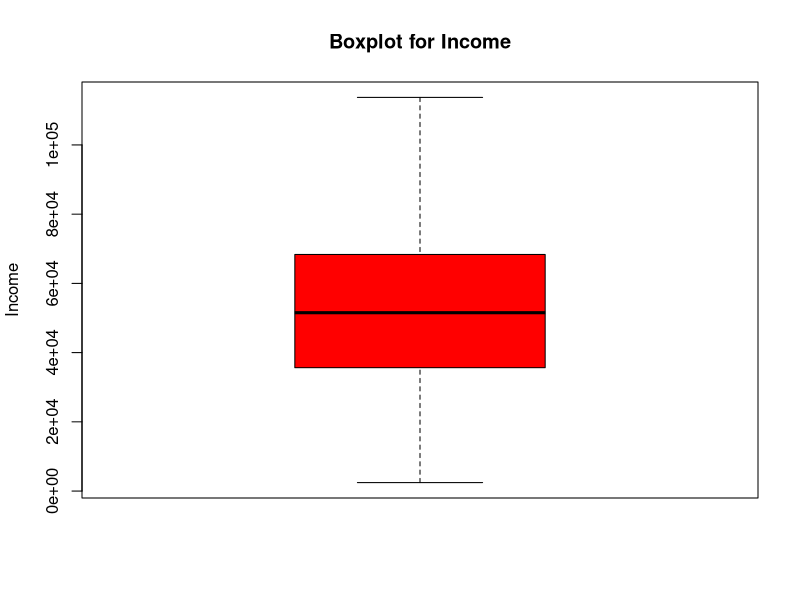
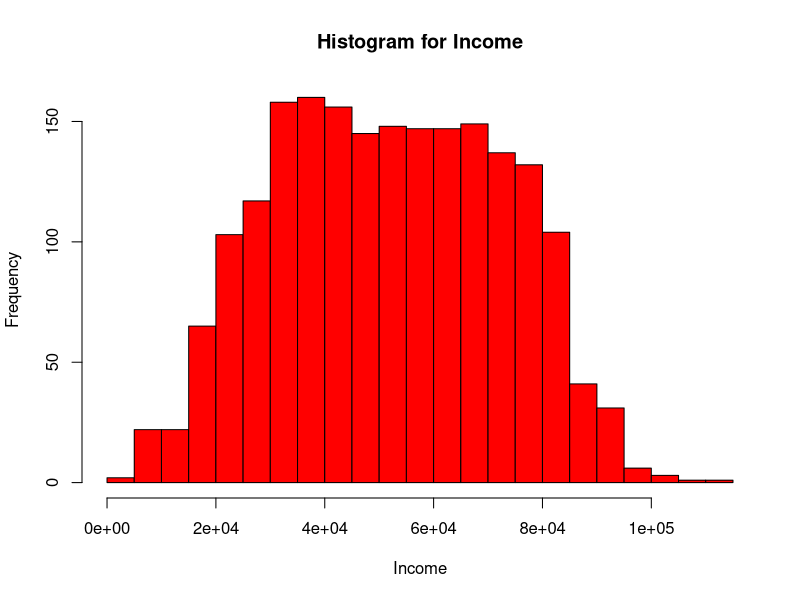
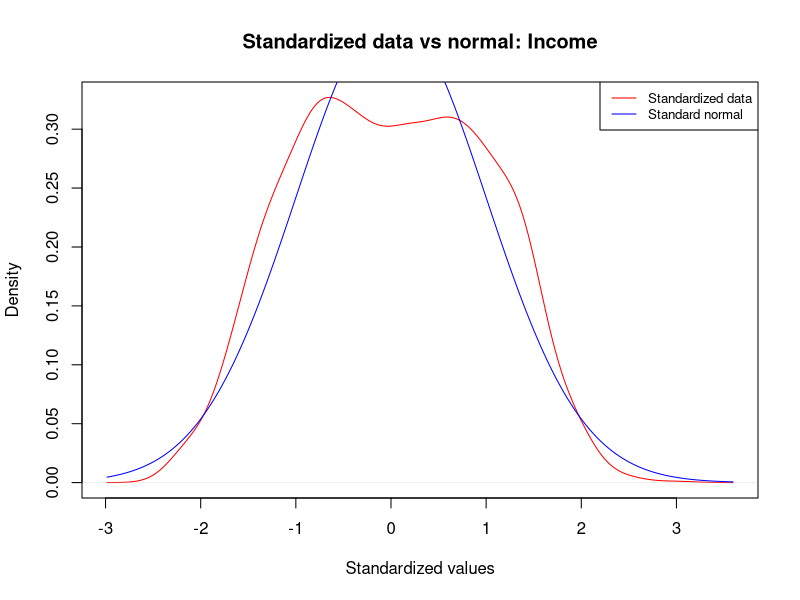
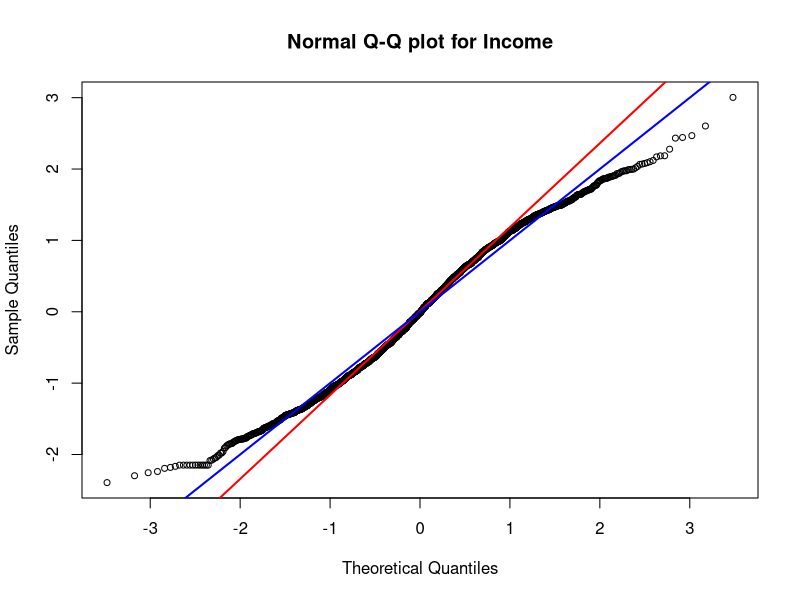
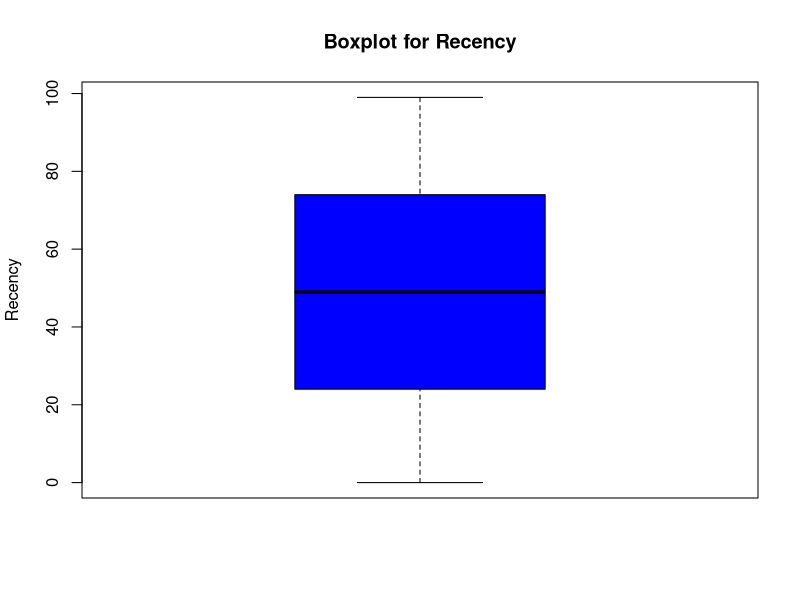
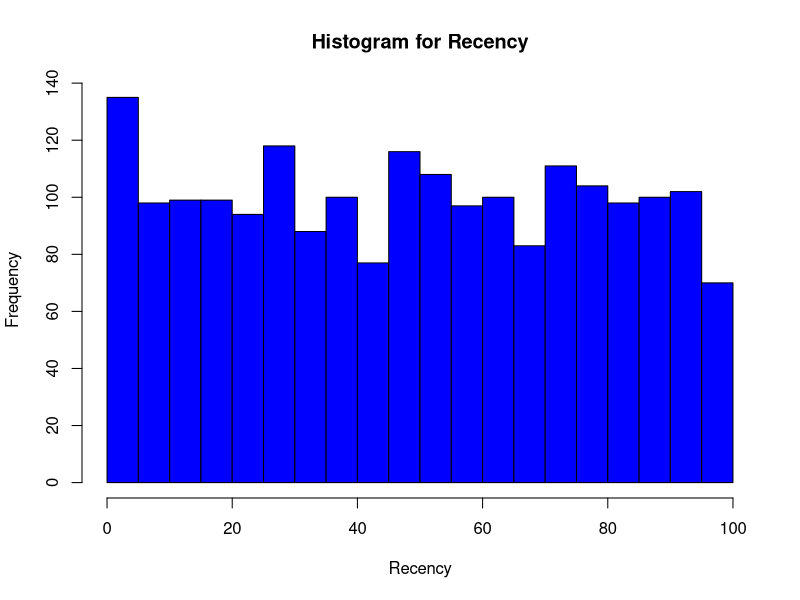
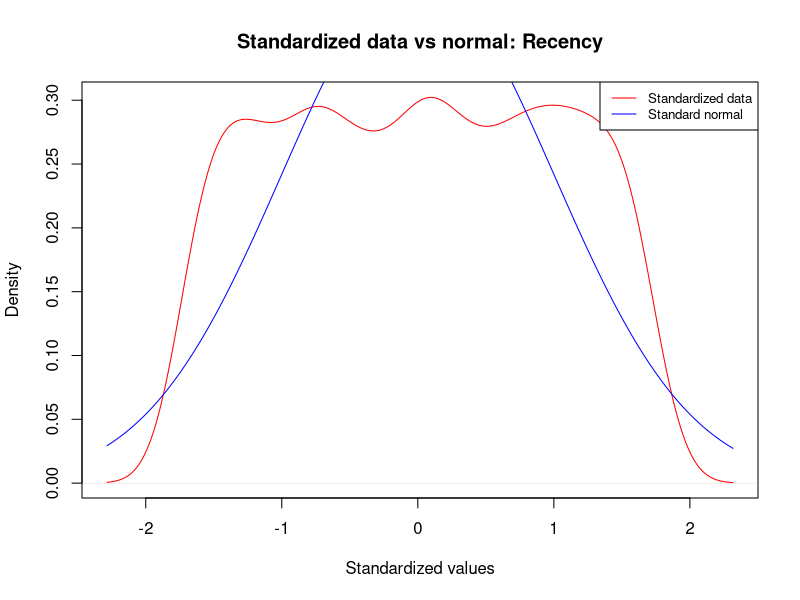
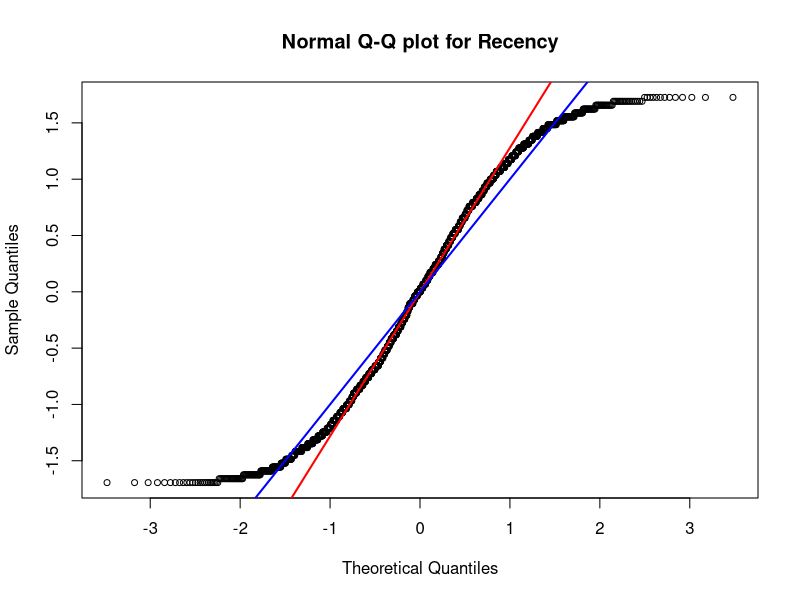

Recreate these plots in R, in order.
# MAS531 - Food Project

# 1. IMPORT, CHECKS AND CLEANING --------------------------------------------

# Clear the workspace and release unused memory.
rm(list = ls())
gc()

# Import the original CSV file (the CSV must be in the working directory).
data <- read.csv("Food_raw.csv")

# Folder where the figures for the report are saved.
dir.create("figures", showWarnings = FALSE)

# Helper: copy the plot currently on screen to figures/<name>.png.
save_fig <- function(name) {
  dev.copy(png, file.path("figures", paste0(name, ".png")),
           width = 900, height = 650)
  invisible(dev.off())
}

# Inspect the structure and the possible values of the two children variables.
str(data)
unique(data$Kidhome)
unique(data$Teenhome)

# Check for missing values.
sum(is.na(data))
# Result: 0 missing values.

# Duplicates: 203 rows are identical to another row in all 27 columns,
# including exact income and exact number of days as a customer.
# Two different customers matching on every column is very unlikely,
# so we treat these rows as repeated entries and remove them.
sum(duplicated(data))
data <- data[!duplicated(data), ]
nrow(data)
# Result: 2205 -> 2002 customers.

# Logic check 1: total spent must equal the sum of the five Mnt* columns.
mnt_cols <- c("MntWines", "MntFruits", "MntMeatProducts",
              "MntFishProducts", "MntSweetProducts")
all(data$Total_amount_spent == rowSums(data[mnt_cols]))
# Result: TRUE. Total_amount_spent is built from the Mnt* columns, so it
# should not be used in the same test or model as those columns.

# Logic checks 2 and 3: purchases.
purchases <- data$NumWebPurchases + data$NumCatalogPurchases +
  data$NumStorePurchases
# Customers with 0 purchases but money spent.
sum(purchases == 0)
# Customers with more discount purchases than purchases in total.
sum(data$NumDealsPurchases > purchases)
data[purchases == 0 | data$NumDealsPurchases > purchases, ]
# Result: 5 customers break these rules (impossible values), so they are
# removed. 2002 -> 1997 customers.
data <- data[!(purchases == 0 | data$NumDealsPurchases > purchases), ]
rownames(data) <- NULL
nrow(data)

# Outlier check with the 1.5 x IQR rule for every numeric column.
iqr_outliers <- function(x) {
  q <- quantile(x, c(0.25, 0.75))
  sum(x < q[1] - 1.5 * IQR(x) | x > q[2] + 1.5 * IQR(x))
}
sapply(data[, c("Income", "Age", mnt_cols, "NumDealsPurchases",
                "NumWebPurchases", "NumCatalogPurchases",
                "NumWebVisitsMonth", "Total_amount_spent")], iqr_outliers)
# Result: Income and Age have no outliers (Income 1,730-113,734, Age 24-80).
# The spending columns have many (e.g. 220 for fruits, 166 for meat), but these
# come from the strong right skew, not from errors: a few customers simply
# spend a lot. They are real customers, so all of them are kept.

# CLEANING LOG (for the report):
# - 0 missing values.
# - 203 duplicate rows removed (2205 -> 2002).
# - 5 rows with impossible purchase counts removed (2002 -> 1997).
# - Outliers kept: they reflect skew, not data errors.


# 2. GROUP MARITAL STATUS INDICATORS ----------------------------------------

marital_cols <- c("Divorced", "Married", "Single", "Living_together", "Widow")

# Each customer should belong to exactly one marital-status category.
table(rowSums(data[marital_cols]))

# Combine the five indicator columns into one categorical variable.
data$Marital_State <- ifelse(data$Divorced == 1, "Divorced", "")

data$Marital_State <- ifelse(data$Married == 1, "Married", data$Marital_State)

data$Marital_State <- ifelse(data$Single == 1, "Single", data$Marital_State)

data$Marital_State <- ifelse(
  data$Living_together == 1,
  "Living together",
  data$Marital_State
)

data$Marital_State <- ifelse(data$Widow == 1, "Widow", data$Marital_State)

data$Marital_State <- as.factor(data$Marital_State)

# Remove the five original dummy columns (now represented by Marital_State).
data <- data[, !(names(data) %in% marital_cols)]


# 3. GROUP EDUCATION INDICATORS --------------------------------------------

education_cols <- c("Up_to_high_school", "Up_to_undergraduate_degree",
                    "Up_to_masters_degree", "PhD")

# Each customer should have exactly one education level.
table(rowSums(data[education_cols]))

# Combine the four education indicators into one categorical variable.
data$schoolinglevel <- ifelse(data$Up_to_high_school == 1, "hs", "")
data$schoolinglevel <- ifelse(
  data$Up_to_undergraduate_degree == 1,
  "bachelor",
  data$schoolinglevel
)
data$schoolinglevel <- ifelse(
  data$Up_to_masters_degree == 1,
  "masters",
  data$schoolinglevel
)
data$schoolinglevel <- ifelse(data$PhD == 1, "phd", data$schoolinglevel)

# Ordered factor, so tables and plots go from lowest to highest education
# (otherwise R sorts the levels alphabetically).
data$schoolinglevel <- factor(
  data$schoolinglevel,
  levels = c("hs", "bachelor", "masters", "phd"),
  ordered = TRUE
)

# Remove the four original education dummy columns.
data <- data[, !(names(data) %in% education_cols)]

# Quick frequency tables for the two new categorical variables.
table(data$Marital_State)
table(data$schoolinglevel)


# 4. NUMERICAL VARIABLES AND DESCRIPTIVE STATISTICS ------------------------

# Exclude Kidhome, Teenhome and Complain from the continuous-variable plots,
# and the two categorical factors created above.
# These excluded variables are described later using frequency tables.
dataN <- data[, !(names(data) %in% c("Kidhome", "Teenhome", "Complain",
                                     "Marital_State", "schoolinglevel"))]

# The e1071 package provides skewness() and kurtosis().
# Run install.packages("e1071") once if the package is not installed.
library(e1071)

colnames <- names(dataN)
colours <- rep(c("red", "blue", "darkgreen", "gold", "purple"), 3)

# Loop over each numeric variable to calculate statistics and display plots.
i <- 0
for (v in colnames) {
  i <- i + 1
  x <- dataN[[v]]

  # Descriptive statistics: measures of centre, variability and shape.
  m <- mean(x)
  med <- median(x)
  variance <- var(x)
  standard_dev <- sd(x)
  iqr <- IQR(x)
  skew <- skewness(x)
  kurt <- kurtosis(x) # Excess kurtosis: a normal distribution has value 0.

  # Statistical mode = most frequent observed value (not always informative
  # for continuous variables; in case of ties, the first mode is shown).
  frequency <- table(x)
  mode_value <- names(frequency)[which.max(frequency)]

  # Print the results in the Console.
  cat("\n-----------------------------\n")
  cat("Variable:", v, "\n")
  cat("Mean:", m, "\n")
  cat("Median:", med, "\n")
  cat("Mode:", mode_value, "\n")
  cat("Variance:", variance, "\n")
  cat("Standard deviation:", standard_dev, "\n")
  cat("IQR:", iqr, "\n")
  cat("Skewness:", skew, "\n")
  cat("Excess kurtosis:", kurt, "\n")

  # Boxplot: useful for spread and potential outliers.
  boxplot(x, main = paste0("Boxplot for ", v), col = colours[i], ylab = v)
  save_fig(paste0("box_", v))

  # Histogram: shows the distribution of the observed values.
  hist(
    x,
    breaks = 20,
    xlab = v,
    main = paste0("Histogram for ", v),
    col = colours[i]
  )
  save_fig(paste0("hist_", v))

  # Compare the density of standardized data with a standard normal curve.
  dens <- density(as.numeric(scale(x)))
  plot(
    dens,
    main = paste0("Standardized data vs normal: ", v),
    col = "red",
    xlab = "Standardized values"
  )
  lines(dens$x, dnorm(dens$x), col = "blue")
  legend(
    "topright",
    legend = c("Standardized data", "Standard normal"),
    col = c("red", "blue"),
    lty = 1,
    cex = 0.8
  )

  # Normal Q-Q plot: large deviations from the line suggest non-normality.
  qqnorm(scale(x), main = paste0("Normal Q-Q plot for ", v), cex = 0.8)
  qqline(scale(x), col = "red", lwd = 2)
  # The blue line represents y=x after standardization (visual reference).
  abline(a = 0, b = 1, col = "blue", lwd = 2)
  save_fig(paste0("qq_", v))
}


# CATEGORICAL DESCRIPTIVE ANALYSIS
# Number of Small Children per Household. This analysis shows how many customers have 0, 1, or more small children in their households.
table(data$Kidhome)
round(prop.table(table(data$Kidhome)) * 100, 2)
barplot(
  table(data$Kidhome),
  main = "Number of Small Children per Household",
  xlab = "Number of Small Children",
  ylab = "Number of Customers",
  col = "lightblue"
)
save_fig("bar_Kidhome")
# Observation:
# Most customers have no small children (57.79%). Only 2.05% of customers have two small children.

# Number of Teenagers per Household
table(data$Teenhome)
round(prop.table(table(data$Teenhome)) * 100, 2)
barplot(
  table(data$Teenhome),
  main = "Number of Teenagers per Household",
  xlab = "Number of Teenagers",
  ylab = "Number of Customers",
  col = "lightblue"
)
save_fig("bar_Teenhome")
# Observation:
# Most customers have no teenagers at home (51.58%).
# Customers with one teenager represent 45.97%, while only 2.45% have two.

# Customer Complaints. Complain is a binary variable: 0 indicates no complaint and 1 indicates a complaint. The percentages show how common complaints are among customers.
table(data$Complain)
round(prop.table(table(data$Complain)) * 100, 2)
# Observation:
# Most customers (99.05%) have not reported a complaint. Only 19 customers (0.95%) have complained,
# so any test on complaints will have very little power.

# Marital Status.
table(data$Marital_State)
round(prop.table(table(data$Marital_State)) * 100, 2)
barplot(
  table(data$Marital_State),
  main = "Distribution of Marital Status",
  xlab = "Marital Status",
  ylab = "Number of Customers",
  col = "lightblue"
)
save_fig("bar_Marital")
# Observation:
# Married customers form the largest group (38.91%), followed by those living together (25.29%). Widowed customers represent the smallest group (3.46%).

# Education Level.
table(data$schoolinglevel)
round(prop.table(table(data$schoolinglevel)) * 100, 2)
barplot(
  table(data$schoolinglevel),
  main = "Distribution of Education Levels",
  xlab = "Education Level",
  ylab = "Number of Customers",
  col = "lightgreen"
)
save_fig("bar_Education")
# Observation:
# Bachelor's degree holders form the largest group (50.38%). Customers with high-school-level education form the smallest group (2.45%, 49 customers).

# NORMALITY TESTING
for (v in names(dataN)) {
  cat("\nVariable:", v, "\n")
  print(shapiro.test(dataN[[v]]))
}
# Observations:
# Shapiro-Wilk tests were performed on all 15 numerical variables.
# All p-values were below 0.05, providing evidence against normality.
# Note: with about 2000 customers, Shapiro-Wilk flags even tiny departures from normality,
# so we also judge by the Q-Q plots and skewness. These agree for the spending variables:
# MntFruits (W = 0.69) and MntMeatProducts (W = 0.74) are strongly right-skewed.
# Income (W = 0.985) and Age (W = 0.983) are close to normal in their Q-Q plots.
# Overall we use non-parametric methods (Spearman, Wilcoxon, Kruskal-Wallis).

# SPEARMAN CORRELATION ANALYSIS
cor_matrix <- cor(dataN, method = "spearman")
heatmap(
  cor_matrix,
  main = "Spearman Correlation Heatmap",
  col = colorRampPalette(c("blue", "white", "red"))(100),
  symm = TRUE,
  Rowv = NA,
  Colv = NA,
  scale = "none",
  margins = c(10, 10)
)
save_fig("heatmap_spearman")
# Examine correlations specifically with Total Spending.
round(cor_matrix["Total_amount_spent", ], 2)

# Observations:
# Income is strongly positively correlated with Total Spending (rho = 0.87).
# Wine and meat spending each have rho = 0.94 with Total Spending, but this is
# largely built in: Total Spending is the sum of the Mnt* columns, and wine and meat
# are its two largest parts. It should not be read as a separate finding.
# Website visits show a moderate negative correlation (rho = -0.47).
# Recency shows almost no correlation with Total Spending (rho = 0.02).

# CREATE CUSTOMER GROUPS FOR FURTHER ANALYSIS
data$Children <- data$Kidhome + data$Teenhome
table(data$Children)

# Yes/no version, used for the two-group comparison in the tests.
data$HasChildren <- factor(ifelse(data$Children > 0, "Yes", "No"))
table(data$HasChildren)

data$AgeGroup <- cut(
  data$Age,
  breaks = c(0, 29, 44, 59, Inf),
  labels = c("Under 30", "30-44", "45-59", "60+") # Create age groups.
)
table(data$AgeGroup)

# Divide customers into four approximately equal income groups.
# The boundaries are the quartiles of income, computed from the data.
income_q <- quantile(data$Income, c(0.25, 0.5, 0.75))
income_q
data$IncomeGroup <- cut(
  data$Income,
  breaks = c(-Inf, income_q, Inf),
  labels = c("Q1 Lowest", "Q2", "Q3", "Q4 Highest")
)
table(data$IncomeGroup)


# TOTAL SPENDING BY NUMBER OF CHILDREN
# The violin plot shows the concentration of spending values, while the boxplot shows the median and quartiles.
library(ggplot2)

p_children <- ggplot(
  data,
  aes(
    x = factor(Children),
    y = Total_amount_spent
  )
) +
  geom_violin(fill = "lightblue", color = "black") +
  geom_boxplot(width = 0.15, fill = "white") +
  labs(
    title = "Total Spending by Number of Children",
    x = "Number of Children",
    y = "Total Amount Spent"
  )
print(p_children)
ggsave("figures/violin_spending_children.png", p_children, width = 8, height = 6)
# Display median spending for each group.
tapply(data$Total_amount_spent, data$Children, median)

# Observations:
# Median spending decreases as the number of children increases,
# from 1117 (0 children) to 62 (3 children).
# The 3-children group contains only 45 customers, so interpret cautiously.

# TOTAL SPENDING BY EDUCATION LEVEL
tapply(
  data$Total_amount_spent,
  data$schoolinglevel,
  median
)
boxplot(
  Total_amount_spent ~ schoolinglevel,
  data = data,
  main = "Total Spending by Education Level",
  xlab = "Education Level",
  ylab = "Total Amount Spent",
  col = "lightblue"
)
save_fig("box_spending_education")
# Observations:
# PhD customers have the highest median spending (448.5), while HS have the lowest (40).
# Spending does not consistently increase with education level: bachelor (353) is above masters (297).
# The HS group has only 49 customers, so interpret cautiously.
# Spending varies considerably across groups, with some outliers.

# TOTAL SPENDING BY MARITAL STATUS
tapply(data$Total_amount_spent, data$Marital_State, median)
boxplot(
  Total_amount_spent ~ Marital_State,
  data = data,
  main = "Total Spending by Marital Status",
  xlab = "Marital Status",
  ylab = "Total Amount Spent",
  col = "lightblue"
)
save_fig("box_spending_marital")
# Observations:
# Widowed customers have the highest median spending (597); the other groups are similar (303-350).
# The widow group is small (69 customers) and likely older, so this may reflect age rather than marital status.

# INCOME VS TOTAL SPENDING
plot(
  data$Income, data$Total_amount_spent,
  main = "Income vs Total Spending",
  xlab = "Income",
  ylab = "Total Amount Spent",
  col = rgb(0, 0, 1, 0.3),
  pch = 16
)
# Smooth curve (lowess) to show the trend without assuming a straight line.
lines(lowess(data$Income, data$Total_amount_spent), col = "red", lwd = 2)
save_fig("scatter_income_spending")
# Observations:
# Spending rises clearly with income (Spearman rho = 0.87).
# The relationship is curved: spending stays low up to about 40,000 and then rises steeply.

# TOTAL PURCHASES ACROSS CHANNELS
# Calculate the total number of purchases through the Web, Catalogue and Store channels.
# (Customers with zero purchases were removed during cleaning, so there is no division by zero.)
data$TotalPurchases <- data$NumWebPurchases +
  data$NumCatalogPurchases +
  data$NumStorePurchases

# Share of each customer's purchases made through each channel (%).
data$WebPercent <- data$NumWebPurchases / data$TotalPurchases * 100
data$CataloguePercent <- data$NumCatalogPurchases / data$TotalPurchases * 100
data$StorePercent <- data$NumStorePurchases / data$TotalPurchases * 100

# Calculate the average customer-level purchase percentage for each channel.
channel_percentages <- c(
  Web = mean(data$WebPercent),
  Catalogue = mean(data$CataloguePercent),
  Store = mean(data$StorePercent)
)
round(channel_percentages, 2)
barplot(
  channel_percentages,
  main = "Average Percentage of Purchases by Channel",
  xlab = "Purchasing Channel",
  ylab = "Average Percentage (%)",
  col = "lightblue",
  ylim = c(0, 60)
)
save_fig("bar_channels")

# Observations:
# Store has the highest average purchase share (50.48%),
# followed by Web (33.15%) and Catalogue (16.36%).
# These percentages are averages across customers.

# PURCHASING CHANNEL PREFERENCES BY AGE GROUP
channel_age_percent <- rbind(
  Web = tapply(data$WebPercent, data$AgeGroup, mean),
  Catalogue = tapply(data$CataloguePercent, data$AgeGroup, mean),
  Store = tapply(data$StorePercent, data$AgeGroup, mean)
)
round(channel_age_percent, 2)
barplot(
  channel_age_percent,
  beside = TRUE,
  main = "Average Purchasing Channel Percentages by Age Group",
  xlab = "Age Group",
  ylab = "Average Percentage of Purchases (%)",
  col = c("lightblue", "lightgreen", "lightpink"),
  legend.text = TRUE,
  ylim = c(0, 70)
)
save_fig("bar_channels_age")

# Observations:
# Store has the highest average purchase share in every age group.
# Customers aged 30-44 have the highest Store percentage (52.93%).
# Web purchases have the highest share among customers aged 45-59 (34.00%).
# Under-30 customers have the highest Catalogue percentage (25.73%), but this group contains only 37 customers.

# TOTAL PURCHASES BY INCOME GROUP
purchases_income <- tapply(
  data$TotalPurchases,
  data$IncomeGroup,
  mean
)
round(purchases_income, 2)
barplot(
  purchases_income,
  main = "Average Total Purchases by Income Group",
  xlab = "Income Group",
  ylab = "Average Number of Purchases",
  col = "lightblue"
)
save_fig("bar_purchases_income")

# Observations:
# Average total purchases increase across income groups,
# from 5.54 in Q1 (lowest income) to 19.44 in Q4 (highest income). This suggests that higher-income customers tend to make more purchases.
